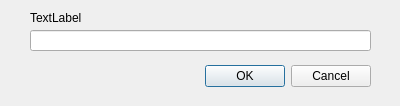
<?xml version="1.0" encoding="UTF-8"?>
<ui version="4.0">
 <class>RenameDialog</class>
 <widget class="QDialog" name="RenameDialog">
  <property name="windowModality">
   <enum>Qt::ApplicationModal</enum>
  </property>
  <property name="geometry">
   <rect>
    <x>0</x>
    <y>0</y>
    <width>400</width>
    <height>106</height>
   </rect>
  </property>
  <property name="windowTitle">
   <string>Rename patch</string>
  </property>
  <property name="modal">
   <bool>true</bool>
  </property>
  <widget class="QDialogButtonBox" name="buttonBox">
   <property name="geometry">
    <rect>
     <x>30</x>
     <y>60</y>
     <width>341</width>
     <height>32</height>
    </rect>
   </property>
   <property name="orientation">
    <enum>Qt::Horizontal</enum>
   </property>
   <property name="standardButtons">
    <set>QDialogButtonBox::Cancel|QDialogButtonBox::Ok</set>
   </property>
  </widget>
  <widget class="QLineEdit" name="nameEdit">
   <property name="geometry">
    <rect>
     <x>30</x>
     <y>30</y>
     <width>341</width>
     <height>21</height>
    </rect>
   </property>
  </widget>
  <widget class="QLabel" name="nameLabel">
   <property name="geometry">
    <rect>
     <x>30</x>
     <y>10</y>
     <width>341</width>
     <height>16</height>
    </rect>
   </property>
   <property name="text">
    <string>TextLabel</string>
   </property>
  </widget>
 </widget>
 <resources/>
 <connections>
  <connection>
   <sender>buttonBox</sender>
   <signal>accepted()</signal>
   <receiver>RenameDialog</receiver>
   <slot>accept()</slot>
   <hints>
    <hint type="sourcelabel">
     <x>248</x>
     <y>254</y>
    </hint>
    <hint type="destinationlabel">
     <x>157</x>
     <y>274</y>
    </hint>
   </hints>
  </connection>
  <connection>
   <sender>buttonBox</sender>
   <signal>rejected()</signal>
   <receiver>RenameDialog</receiver>
   <slot>reject()</slot>
   <hints>
    <hint type="sourcelabel">
     <x>316</x>
     <y>260</y>
    </hint>
    <hint type="destinationlabel">
     <x>286</x>
     <y>274</y>
    </hint>
   </hints>
  </connection>
 </connections>
</ui>
